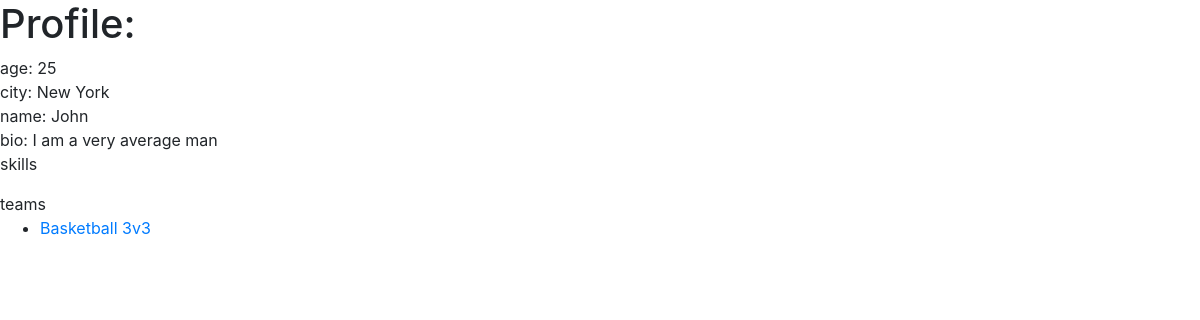
/app/johndoe/, run on the app's committed database.
### teamApp/models.py (models this page shows, shortened)
class Profile(models.Model):
    user = models.OneToOneField(User, on_delete=models.CASCADE, primary_key=True)
    city = models.CharField(max_length=64)
    name = models.CharField(max_length=64, default="Unnamed")
    bio = models.TextField(max_length=1024, default='')
    age = models.IntegerField(default=0)

class Team(models.Model):
    project_name = models.CharField(max_length=64, default="Untitled")
    num_members = models.IntegerField(default=0)
    members_needed = models.IntegerField(default=0)
    project_description = models.TextField(max_length=1000)
    members = models.ManyToManyField(User)

### teamApp/views.py (the view)
# urls.py: path('<str:usr>/', views.ProfileView.as_view(), name='profile'),
class ProfileView(View):
    def get(self, request, usr):
        user = User.objects.get(username = usr)
        tags = user.usertag_set.all()
        profile = get_object_or_404(Profile, pk=user)
        teams = user.team_set.all().order_by("-members_needed")
        context = {
            'profile': profile,
            'user': user,
            'teams': teams,
            'tags': tags
        }
        if request.user.username == usr:
            context['isAuthenticated'] = True
            context['isProfileUser'] = True
        else:
            if request.user.is_authenticated:
                context['isAuthenticated'] = True
                context['isProfileUser'] = False
            else:
                context['isAuthenticated'] = False
                context['isProfileUser'] = False
        return render(request, 'teamApp/profile.html', context)

### teamApp/templates/teamApp/profile.html (shortened to what this page needs)
<!DOCTYPE html>
<html>
  <head>
    <link rel="stylesheet" href="https://maxcdn.bootstrapcdn.com/bootstrap/4.4.1/css/bootstrap.min.css" />
  </head>
  <body>
    <h1>Profile: {{username}}</h1>
    <div>age: {{profile.age}}</div>
    <div>city: {{profile.city}}</div>
    <div>name: {{profile.name}}</div>
    <div>bio: {{profile.bio}}</div>
    <div>skills</div>
    <div>teams</div>
    <ul>
      {% for team in profile.user.team_set.all %}
      <li><a href="{% url  'team profile' team.id %}">{{team.project_name}}</a></li>
      {% endfor %}
    </ul>
  </body>
</html>

### data on the page
Profile: age "25", city "New York", name "John", bio "I am a very average man"
Team: project_name "Basketball 3v3"
